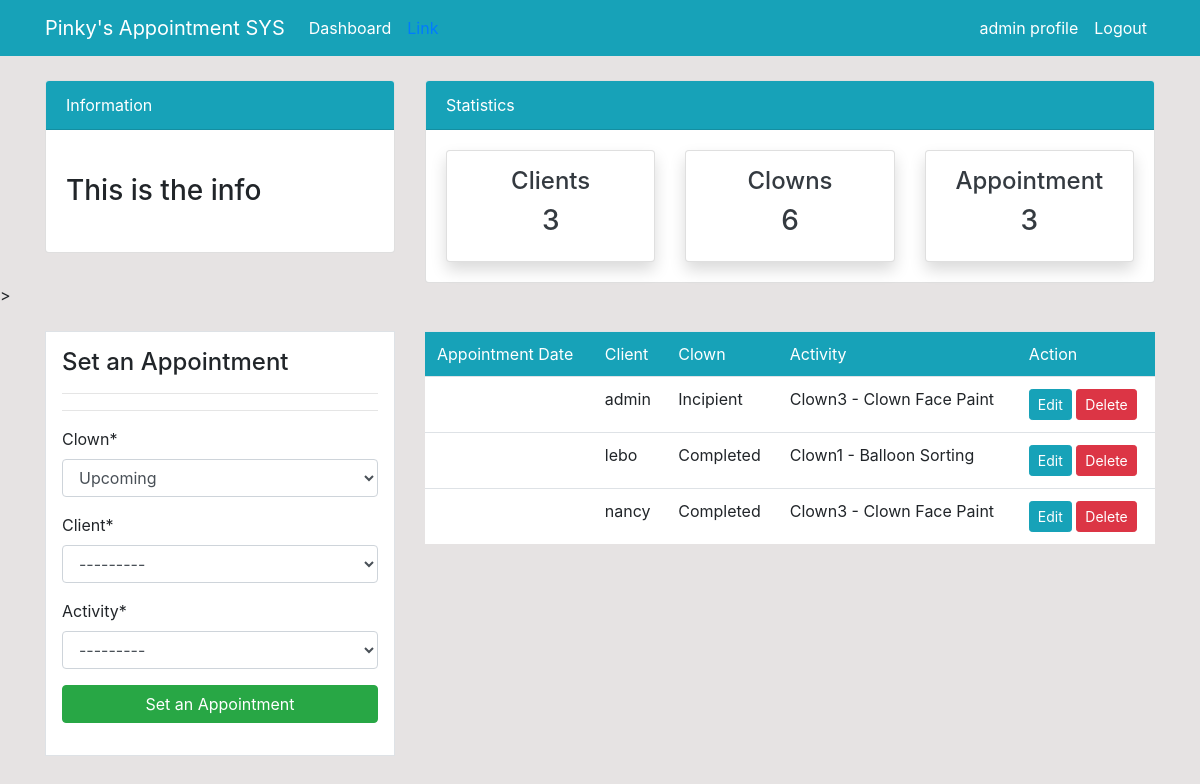
Screenshot of /appointment/ (signed in) with the database file from the repository.
### clownApp/models.py (models this page shows, shortened)
class Appointment(models.Model):
    clown = models.ForeignKey(Clown, on_delete=models.CASCADE, default=True)
    client = models.ForeignKey(User, on_delete=models.CASCADE)
    activity = models.CharField(max_length=30, choices=ACTIVITY, null=True)

class Clown(models.Model):
    clown = models.CharField(max_length=30, blank=True)
    price = models.FloatField(max_length=5, blank=True)
    status = models.CharField(max_length=50, choices=STATUS, null=True)
    def __str__(self):
        return str(self.status)

### clownApp/views.py (the view)
# urls.py: path('appointment/', views.appointment, name='dashboard-appointment'),
@login_required
def appointment(request):
    items = Appointment.objects.all()
    appointment_count = items.count()
    clients_count = User.objects.all().count()
    clowns_count = Clown.objects.all().count()
    if request.method == 'POST':
        form = AppointmentForm(request.POST)
        if form.is_valid():
            form.save()
            appointment_clown = form.cleaned_data.get('clown')
            messages.success(request, f'Appointment for {appointment_clown} has been added')
            return redirect('dashboard-appointment')
    else:
        form = AppointmentForm()
    context = {
        'items': items,
        'form': form,
        'clients_count': clients_count,
        'clowns_count': clowns_count,
        'appointment_count': appointment_count,
    }
    return render(request, 'clownApp/dashboard/appointment.html', context)

### clownApp/forms.py
class AppointmentForm(forms.ModelForm):
    class Meta:
        model = Appointment
        fields = ['clown', 'client', 'activity']

### clownApp/templates/clownApp/dashboard/appointment.html (shortened to what this page needs)
{% extends 'clownApp/partials/base.html' %}
{% load crispy_forms_tags %}
{% block content %}
{% include 'clownApp/partials/topbar.html' %}
<div class="container">
    <div class="row my-4">
        <div class="col-md-4">
            <div class="border bg-white p-3">
                <h4>Set an Appointment</h4>
                <hr>
                <hr>
                <form method="POST">
                    {{ form|crispy }}
                    <input class="btn btn-success btn-block" type="submit" value="Set an Appointment">
                </form>
            </div>
        </div>
        <div class="col-md-8">
            <table class="table bg-white">
                <thead class="bg-info">
                <tr class="text-white">
                    <td>Appointment Date</td>
                    <td>Client</td>
                    <td>Clown</td>
                    <td>Activity</td>
                    <td>Action</td>
                </tr>
                </thead>
                <tbody>
                {% for item in items %}
                <tr>
                   <td>{{ appointment_form.appointment_date }}</td>
                    <td>{{ item.client }}</td>
                    <td>{{ item.clown }}</td>
                    <td>{{ item.activity }}</td>
                    <td>
                        <a class="btn btn-info btn-sm" href="{% url 'dashboard-appointment-update' item.id %}">Edit</a>
                        <a class="btn btn-danger btn-sm" href="{% url 'dashboard-appointment-delete' item.id %}">Delete</a>
                    </td>
                </tr>
                {% endfor %}
                </tbody>
            </table>
        </div>
    </div>
</div>
{% endblock %}

### clownApp/templates/clownApp/partials/navbar.html (shortened to what this page needs)
<nav class="navbar navbar-expand-lg navbar-info bg-info">
    {% if user.is_authenticated %}
      <div class="container">
          <a class="navbar-brand text-white" href="{% url 'dashboard-index' %}">Pinky's Appointment SYS</a>
          <div class="collapse navbar-collapse" id="navbarSupportedContent">
              <ul class="navbar-nav mr-auto">
                  <li class="nav-item active">
                      <a class="nav-link text-white" href="{% url 'dashboard-index' %}">Dashboard <span class="sr-only">(current)</span></a>
                  </li>
                  <li class="nav-item">
                      <a class="nav-link" href="#">Link</a>
                  </li>
              </ul>
              <ul class="navbar-nav ml-auto">
                  <li class="nav-item active">
                      <a class="nav-link text-white" href="{% url 'account-profile' %}">{{user.username}} profile <span class="sr-only">(current)</span></a>
                  </li>
                  <li class="nav-item">
                      <a class="nav-link text-white" href="{% url 'account-logout' %}">Logout</a>
                  </li>
              </ul>
            {% endif %}
          </div>
      </div>
  </nav>

### static/clownApp/css/style.css (style rules this page uses)
body { background: rgb(230, 227, 227); }

### rows the page displays
Appointment: client "admin", clown "Incipient", activity "Clown3 - Clown Face Paint"
Appointment: client "lebo", clown "Completed", activity "Clown1 - Balloon Sorting"
Appointment: client "nancy", clown "Completed", activity "Clown3 - Clown Face Paint"

### other values shown
{{ user.username }} "admin"
{{ clients_count }} "3"
{{ clowns_count }} "6"
{{ appointment_count }} "3"
